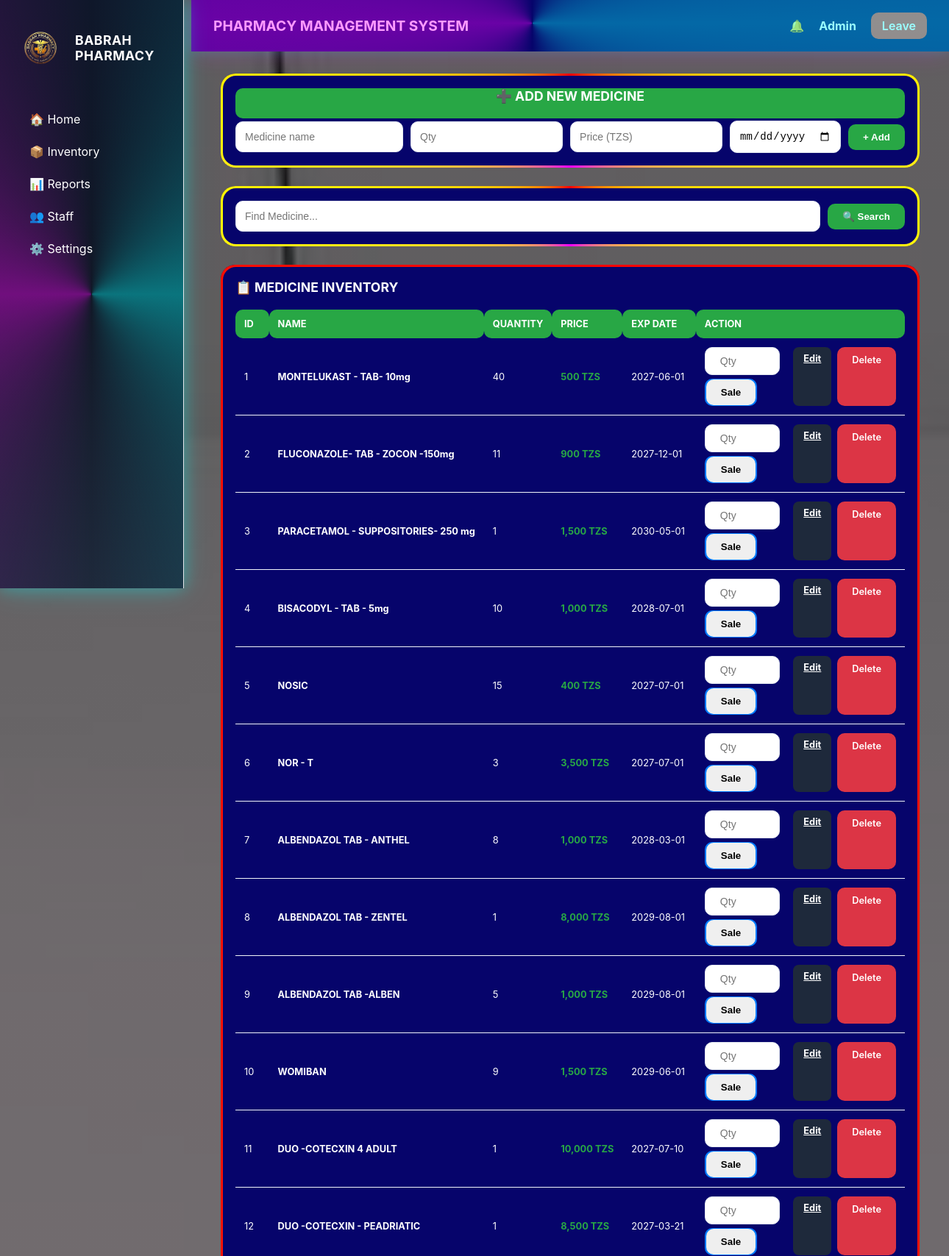
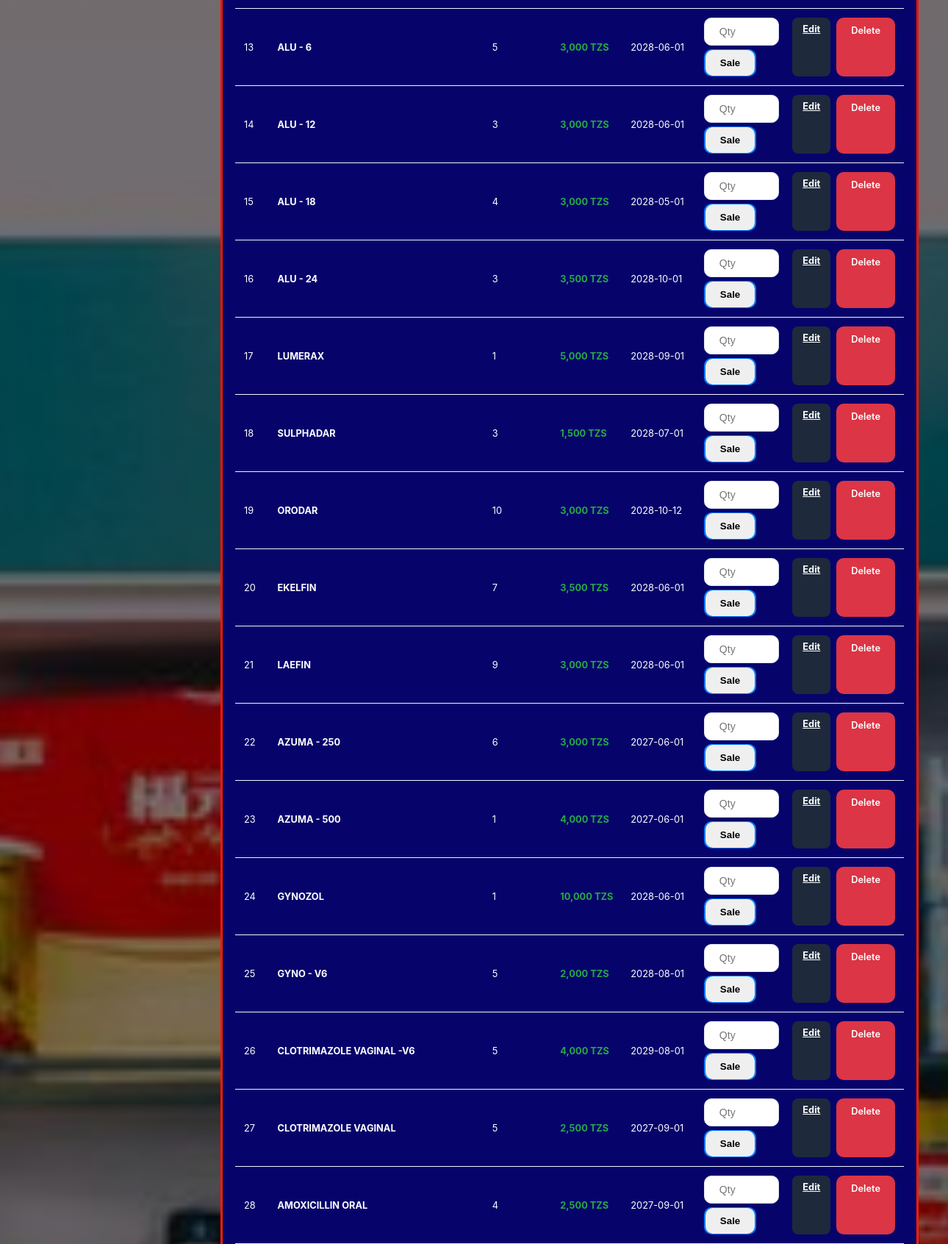
/dashboard (signed in, upper part), run on the app's committed database (2 pictures, top to bottom).
### tables this page shows
CREATE TABLE dawa (id INTEGER PRIMARY KEY AUTOINCREMENT, jina TEXT NOT NULL, idadi INTEGER NOT NULL, bei REAL NOT NULL, tarehe_kuisha TEXT NOT NULL);

### app.py (the view)
@app.route('/dashboard')
def dashboard():
    if not session.get('loggedin'):
        return redirect(url_for('login'))
    search_query = request.args.get('search', '')
    conn = unganisha_db()
    if search_query:
        hoja = "SELECT * FROM dawa WHERE jina LIKE ? ORDER BY id DESC"
        dawa_zote = conn.execute(hoja, ('%' + search_query + '%',)).fetchall()
    else:
        dawa_zote = conn.execute("SELECT * FROM dawa ORDER BY id DESC").fetchall()
    return render_template('dashboard.html', dawa=dawa_zote, search_query=search_query, leo=datetime.now().date())

### app.py (called while the page is built)
def unganisha_db():
    conn = sqlite3.connect('pharmacy.db')
    conn.row_factory = sqlite3.Row
    cursor = conn.cursor()
    cursor.execute('''CREATE TABLE IF NOT EXISTS dawa (id INTEGER PRIMARY KEY AUTOINCREMENT, jina TEXT NOT NULL, idadi INTEGER NOT NULL, bei INTEGER NOT NULL, tarehe_kuisha TEXT NOT NULL)''')
    cursor.execute('''CREATE TABLE IF NOT EXISTS mauzo (id INTEGER PRIMARY KEY AUTOINCREMENT, jina_dawa TEXT NOT NULL, idadi_iliyouzwa INTEGER NOT NULL, jumla_pesa INTEGER NOT NULL, tarehe TEXT NOT NULL)''')
    cursor.execute('''CREATE TABLE IF NOT EXISTS watumiaji (id INTEGER PRIMARY KEY AUTOINCREMENT, jina TEXT UNIQUE NOT NULL, nywila TEXT NOT NULL)''')
    cursor.execute("INSERT OR IGNORE INTO watumiaji (jina, nywila) VALUES ('admin', 'admin123')")
    conn.commit()
    return conn

### templates/dashboard.html (shortened to what this page needs)
<!DOCTYPE html>
<html lang="sw">
<head>
    <link rel="stylesheet" href="static/style.css">
</head>
<body class="dashboard1">
    <div class="sidebar">
        <div class="logo-wrapper">
            <img src="{{ url_for('static', filename='background.jpeg/logo.png') }}" class="pharmacy-logo" alt="Logo">
            <span class="brand-text">BABRAH PHARMACY</span>
        </div>
        <ul class="sidebar-menu">
            <li><a href="{{ url_for('dashboard') }}" class="active">🏠 Home</a></li>
            <li><a href="#inventory-section">📦 Inventory</a></li>
            <li><a href="{{ url_for('report') }}">📊 Reports</a></li>
            <li><a href="#">👥 Staff</a></li>
            <li><a href="#">⚙️ Settings</a></li>
        </ul>
    </div>
    <div class="main-content">
        <div class="top-nav">
            <h2 style="margin:0; font-size: 1.2rem;">PHARMACY MANAGEMENT SYSTEM</h2>
            <div style="display: flex; align-items: center; gap: 20px;">
                <span>🔔</span>
                <span style="font-weight: bold; ">Admin</span>
                <a href="{{ url_for('logout') }}" class="btn" style="background: #ef4444; color: white; padding: 8px 15px;">Leave</a>
            </div>
        </div>
        <div class="container">
            <div class="card">
                <div class="n"><h3>➕ ADD NEW MEDICINE</h3></div>
                <form action="{{ url_for('ongeza') }}" method="POST">
                    <input type="text" name="jina" placeholder="Medicine name" required style="flex: 2;">
                    <input type="number" name="idadi" placeholder="Qty" required style="flex: 0.5;">
                    <input type="number" name="bei" placeholder="Price (TZS)" required style="flex: 1;">
                    <input type="date" name="tarehe" required style="flex: 1;">
                    <button type="submit" class="btn btn-success">+ Add</button>
                </form>
            </div>
            <div class="card">
                <form action="{{ url_for('dashboard') }}#inventory-section" method="GET">
                    <input type="text" name="search" placeholder="Find Medicine..." value="{{ search_query if search_query else '' }}" style="flex: 1;">
                    <button type="submit" class="btn btn-primary">🔍 Search</button>
                </form>
            </div>
            <div class="card" id="inventory-section">
                <h3>📋 MEDICINE INVENTORY</h3>
                <div class="table-container">
                    <table>
                        <thead>
                            <tr>
                                <th>ID</th>
                                <th>Name</th>
                                <th>Quantity</th>
                                <th>Price</th>
                                <th>Exp Date</th>
                                <th>Action</th>
                            </tr>
                        </thead>
                        <tbody>
                            {% for d in dawa %}
                            <tr>
                                <td>{{ loop.index }}</td>
                                <td><strong>{{ d.jina }}</strong></td>
                                <td>{{ d.idadi }}</td>
                                <td class="price-text">{{ "{:,.0f}".format(d.bei) }} TZS</td>
                                <td>{{ d.tarehe_kuisha }}</td>
                                <td>
                                    <div class="b" style="display: flex; gap: 8px;">
                                        <form action="{{ url_for('uza', id=d.id) }}" method="POST" style="display: flex; gap: 5px;">
                                            <input type="number" name="idadi_kuuza" placeholder="Qty" style="width: 60px; padding: 10px 20px;" required>
                                           <div class="btn1"> <button type="submit" class="btn" >Sale</button></div>
                                        </form>
        <a href="{{ url_for('edit', id=d.id) }}" class="btn2">
    Edit
</a>
                                        <a href="{{ url_for('futa', id=d.id) }}" class="btn btn-danger" style="padding: 10px 20px;" onclick="return confirm('Futa dawa hii?')">Delete</a>
                                    </div>
                                </td>
                            </tr>
                            {% endfor %}
                        </tbody>
                    </table>
                </div>
            </div>
        </div>
    </div>
</body>
</html>
</body>
</html>

### data on the page
dawa: jina "MONTELUKAST - TAB- 10mg", idadi "40", bei "500", tarehe_kuisha "2027-06-01"
dawa: jina "FLUCONAZOLE- TAB - ZOCON -150mg", idadi "11", bei "900", tarehe_kuisha "2027-12-01"
dawa: jina "PARACETAMOL - SUPPOSITORIES- 250 mg", idadi "1", bei "1,500", tarehe_kuisha "2030-05-01"
dawa: jina "BISACODYL - TAB - 5mg", idadi "10", bei "1,000", tarehe_kuisha "2028-07-01"
dawa: jina "NOSIC", idadi "15", bei "400", tarehe_kuisha "2027-07-01"
dawa: jina "NOR - T", idadi "3", bei "3,500", tarehe_kuisha "2027-07-01"
dawa: jina "ALBENDAZOL TAB - ANTHEL", idadi "8", bei "1,000", tarehe_kuisha "2028-03-01"
dawa: jina "ALBENDAZOL TAB - ZENTEL", idadi "1", bei "8,000", tarehe_kuisha "2029-08-01"
dawa: jina "ALBENDAZOL TAB -ALBEN", idadi "5", bei "1,000", tarehe_kuisha "2029-08-01"
dawa: jina "WOMIBAN", idadi "9", bei "1,500", tarehe_kuisha "2029-06-01"
dawa: jina "DUO -COTECXIN 4 ADULT", idadi "1", bei "10,000", tarehe_kuisha "2027-07-10"
dawa: jina "DUO -COTECXIN - PEADRIATIC", idadi "1", bei "8,500", tarehe_kuisha "2027-03-21"
dawa: jina "ALU - 6", idadi "5", bei "3,000", tarehe_kuisha "2028-06-01"
dawa: jina "ALU - 12", idadi "3", bei "3,000", tarehe_kuisha "2028-06-01"
dawa: jina "ALU - 18", idadi "4", bei "3,000", tarehe_kuisha "2028-05-01"
dawa: jina "ALU - 24", idadi "3", bei "3,500", tarehe_kuisha "2028-10-01"
dawa: jina "LUMERAX", idadi "1", bei "5,000", tarehe_kuisha "2028-09-01"
dawa: jina "SULPHADAR", idadi "3", bei "1,500", tarehe_kuisha "2028-07-01"
dawa: jina "ORODAR", idadi "10", bei "3,000", tarehe_kuisha "2028-10-12"
dawa: jina "EKELFIN", idadi "7", bei "3,500", tarehe_kuisha "2028-06-01"
dawa: jina "LAEFIN", idadi "9", bei "3,000", tarehe_kuisha "2028-06-01"
dawa: jina "AZUMA - 250", idadi "6", bei "3,000", tarehe_kuisha "2027-06-01"
dawa: jina "AZUMA - 500", idadi "1", bei "4,000", tarehe_kuisha "2027-06-01"
dawa: jina "GYNOZOL", idadi "1", bei "10,000", tarehe_kuisha "2028-06-01"
dawa: jina "GYNO - V6", idadi "5", bei "2,000", tarehe_kuisha "2028-08-01"
dawa: jina "CLOTRIMAZOLE VAGINAL -V6", idadi "5", bei "4,000", tarehe_kuisha "2029-08-01"
dawa: jina "CLOTRIMAZOLE VAGINAL", idadi "5", bei "2,500", tarehe_kuisha "2027-09-01"
dawa: jina "AMOXICILLIN ORAL", idadi "4", bei "2,500", tarehe_kuisha "2027-09-01"
